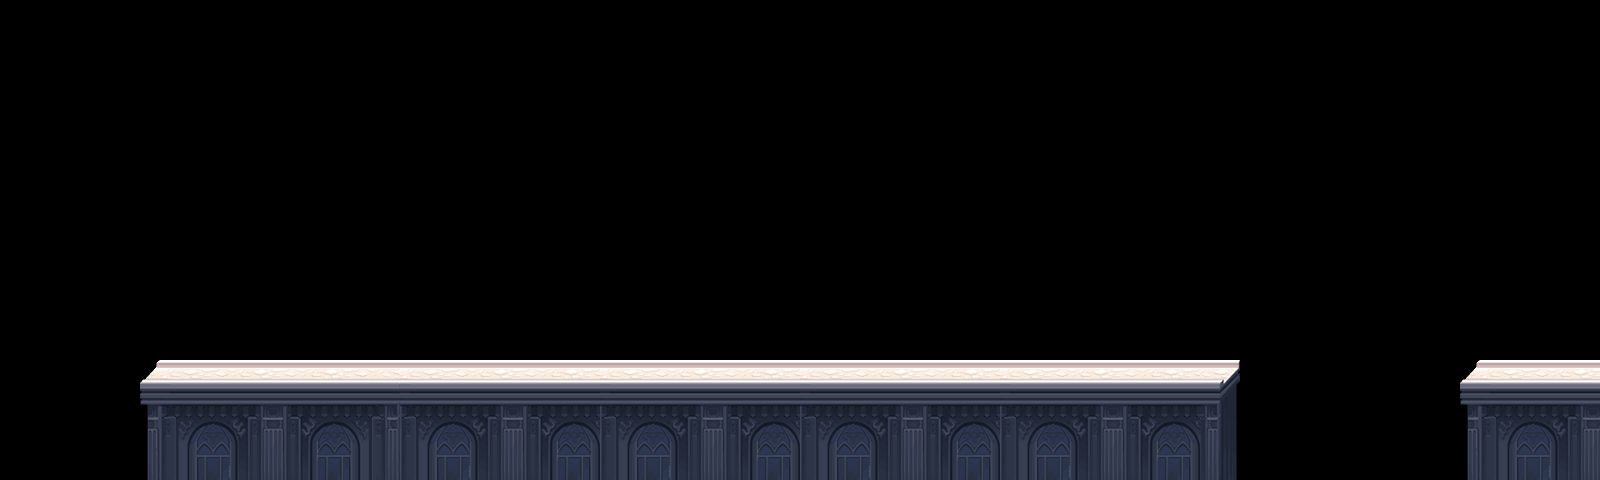

Below is a game level as drawn by its tile map, then a one-line description and the .tmx that defines it (tile-layer data replaced by summaries):
An orthogonal 80x12 tile map with 20x40 px tiles, 1 tile layer (块层 1) and 22 objects (9x 3, 5x 9, 4x 10, 2x 4).

<map version="1.0" orientation="orthogonal" width="80" height="12" tilewidth="20" tileheight="40">
 <tileset firstgid="1" name="road" tilewidth="20" tileheight="40">
  <image source="road.png" width="280" height="188" />
 </tileset>
 <layer name="块层 1" width="80" height="12">
  <data>[960 cells, 186 non-empty, 42 distinct tile ids]</data>
 </layer>
 <objectgroup name="collision" width="80" height="12">
  <object x="148" y="372" width="1085" height="109" />
  <object x="1466" y="374" width="132" height="110" />
 </objectgroup>
 <objectgroup name="items" width="80" height="12">
  <object type="3" x="880" y="320" />
  <object type="3" x="920" y="280" />
  <object type="3" x="920" y="320" />
  <object type="3" x="880" y="280" />
  <object type="3" x="960" y="280" />
  <object type="3" x="960" y="320" />
  <object type="4" x="380" y="360" />
  <object type="3" x="600" y="360" />
  <object type="3" x="640" y="360" />
  <object type="3" x="680" y="360" />
  <object type="4" x="720" y="360" />
 </objectgroup>
 <objectgroup name="enemy" width="80" height="12">
  <object type="9" x="260" y="360" />
  <object type="9" x="320" y="360" />
  <object type="9" x="440" y="360" />
  <object type="9" x="520" y="360" />
  <object type="10" x="860" y="200" />
  <object type="9" x="780" y="360" />
  <object type="10" x="1020" y="360" />
  <object type="10" x="1320" y="400" />
  <object type="10" x="1400" y="400" />
 </objectgroup>
 <objectgroup name="up" width="80" height="12" />
</map>
